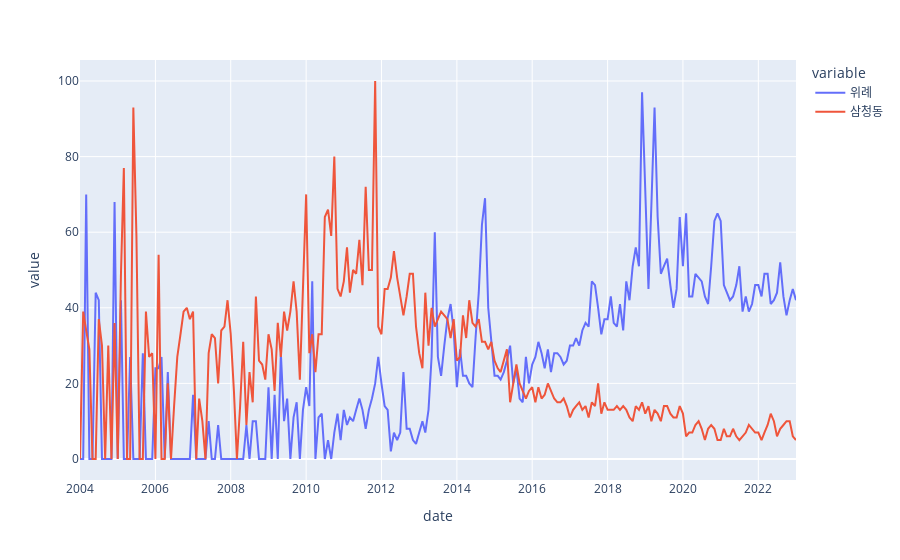

Notebook source saved alongside this figure:
### Code cell
fig = px.line(df, x='date', y=kw_)
fig.show()

### Figure 1 — Plotly figure (JSON) as saved in the notebook; plotly's stock layout.template omitted (floating-point values rounded to 4 significant figures; data arrays with more than 128 entries replaced by an {"elided": "..."} marker saying what was removed)
{"data": [{"hovertemplate": "variable=위례<br>date=%{x}<br>value=%{y}<extra></extra>", "legendgroup": "위례", "line": {"color": "#636efa", "dash": "solid"}, "marker": {"symbol": "circle"}, "mode": "lines", "name": "위례", "orientation": "v", "showlegend": true, "type": "scatter", "x": {"elided": "229 str values"}, "xaxis": "x", "y": {"elided": "229 int values"}, "yaxis": "y"}, {"hovertemplate": "variable=삼청동<br>date=%{x}<br>value=%{y}<extra></extra>", "legendgroup": "삼청동", "line": {"color": "#EF553B", "dash": "solid"}, "marker": {"symbol": "circle"}, "mode": "lines", "name": "삼청동", "orientation": "v", "showlegend": true, "type": "scatter", "x": {"elided": "229 str values"}, "xaxis": "x", "y": {"elided": "229 int values"}, "yaxis": "y"}], "layout": {"legend": {"title": {"text": "variable"}, "tracegroupgap": 0}, "margin": {"t": 60}, "xaxis": {"anchor": "y", "domain": [0, 1], "title": {"text": "date"}}, "yaxis": {"anchor": "x", "domain": [0, 1], "title": {"text": "value"}}}}
